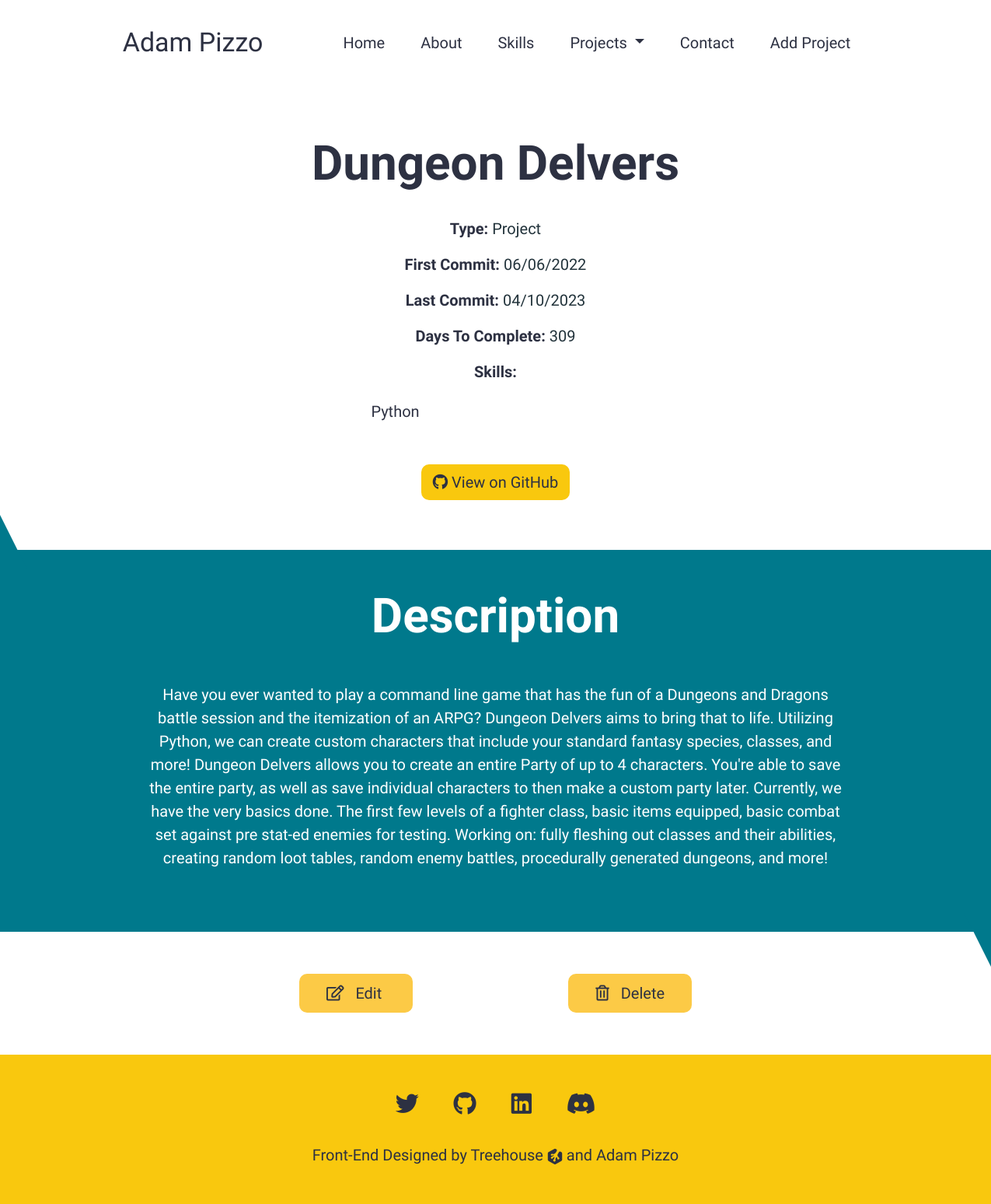
/projects/8, run on the app's committed database.
### models.py (models this page shows)
class Projects(db.Model):
    id = db.Column(db.Integer, primary_key=True)
    title = db.Column(db.String)
    type = db.Column(db.String)
    first_commit = db.Column(db.Date)
    last_commit = db.Column(db.Date)
    description = db.Column(db.Text)
    skills = db.Column(db.Text)
    url_to_project = db.Column(db.Text)

### app.py (the view)
@app.route('/projects/<id>')
def project_detail(id):
    project_df = Projects.query.order_by(Projects.last_commit.desc()).all()
    project = Projects.query.get_or_404(id)
    project.skills = project.skills.split(',')
    time_taken = (project.last_commit-project.first_commit) + timedelta(days=1)
    project.first_commit = project.first_commit.strftime('%m/%d/%Y')
    project.last_commit = project.last_commit.strftime('%m/%d/%Y')
    return render_template(
        'detail.html',
        project=project,
        project_df=project_df,
        time_taken=time_taken
    )

### templates/detail.html (shortened to what this page needs)
{% extends 'layout.html' %}
    {% block content %}
        <section class="header">
            <h2>{{ project.title }}</h2>
            <br>
            <p><span>Type: </span> {{ project.type }}</p>
            <p><span>First Commit: </span> {{ project.first_commit }} </p>
            <p><span>Last Commit: </span> {{ project.last_commit }} </p>
            <p><span>Days To Complete:</span> {{ time_taken.days }}</p>
            <p><span>Skills:</span></p>
            <ul class="project-skills">
                {% for skill in project.skills %}
                <li><a href="https://www.google.com/search?q={{items}}" target="_blank">{{ skill }}</a></li>
                {% endfor %}
            </ul>
            <a href="{{ project.url_to_project }}" class="github-btn">
                <i class="fab fa-github"></i>
                View on GitHub
            </a>
        </section>
        <section id="project-desc">
            <div id="triangle5"></div>
            <h2>Description</h2>
            <p>
                {{ project.description }}
            </p>
            <div id="triangle6"></div>
        </section>
        <section id="edit-delete">
            <a href="{{ url_for('edit_project', id=project.id)}}">
                <i class="fas fa-edit"></i>
                Edit
            </a>
            <a href="{{ url_for('delete_project', id=project.id)}}">
                <i class="far fa-trash-alt"></i>
                Delete
            </a>
        </section>
    {% endblock %}

### templates/layout.html (shortened to what this page needs)
<!DOCTYPE html>
<html lang="en">
    <head>
        <link rel="stylesheet" href="https://cdnjs.cloudflare.com/ajax/libs/font-awesome/5.15.3/css/all.min.css">
        <link href="https://cdn.jsdelivr.net/npm/bootstrap@5.1.3/dist/css/bootstrap.min.css" rel="stylesheet">
        <link rel="stylesheet" href="/static/css/styles.css">
    </head>
    <body class="d-flex flex-column justify-content-between align-items-stretch min-vh-100">
        <section class="navigation align-self-center">
            <nav class="navbar navbar-expand-lg flex-grow-0">
                <div class="container-fluid">
                    <a class="navbar-brand" href="{{ url_for('index') }}">Adam Pizzo</a>
                    <div class="collapse navbar-collapse" id="navbarContent">
                        <ul class="navbar-nav me-auto mb-2 mb-lg-0">
                        <li class="nav-item">
                            <a class="nav-link" aria-current="page" href="{{ url_for('index') }}">Home</a>
                        </li>
                        <li class="nav-item">
                            <a class="nav-link" href="{{ url_for('about') }}">About</a>
                        </li>
                        <li class="nav-item">
                            <a class="nav-link" href="/#skills">Skills</a>
                        </li>
                        <li class="nav-item dropdown">
                            <a class="nav-link dropdown-toggle" href="#" id="navbarDropdown" role="button" data-bs-toggle="dropdown" aria-expanded="false">
                            Projects
                            </a>
                        </li>
                        <li class="nav-item">
                            <a class="nav-link" href="/#contact">Contact</a>
                        </li>
                        <li class="nav-item">
                            <a class="nav-link" href="{{ url_for('create_project') }}">Add Project</a>
                        </li>
                        </ul>
                    </div>
                </div>
            </nav>
        </section>
        {% block content %}
        {% endblock %}
        <section class="footer mt-auto">
            <div class="socials">
                <a href="https://twitter.com/I_Went">
                    <i class="fab fa-twitter"></i>
                </a>
                <a href="https://github.com/adampizzo">
                    <i class="fab fa-github"></i>
                </a>
                <a href="https://www.linkedin.com/in/adampizzo/">
                    <i class="fab fa-linkedin"></i>
                </a>
                <a href="https://discordapp.com/users/Atlas#9083" target="_blank">
                    <i class="fab fa-discord"></i>
                </a>
            </div>
            <div class="treehouse">
                <p>
                    Front-End Designed by
                    <a href="https://teamtreehouse.com">
                        Treehouse
                    </a>
                    <a href="https://github.com/adampizzo">and Adam Pizzo</a>
                </p>
            </div>
        </section>
    </body>
</html>

### static/css/styles.css (style rules this page uses)
:root { --primary-text: #2d3142; --secondary-text: #22333B; --primary: #f9c80e; --secondary: #00798c; --accent: #fcca46; --white: #fff; --primary-font: 'Be Vietnam Pro', 'Roboto', Arial, Helvetica, sans-serif; --headings-1-font: 'Permanent Marker', 'Roboto', Arial, Helvetica, sans-serif; --headings-2-font: 'Rokkitt', 'Lucida Handwriting', 'Apple Chancery', cursive; --headings-3-font: 'Oswald','Roboto', Arial, Helvetica, serif; --label-font: 'Rokkitt','Roboto', Arial, Helvetica, serif; --brand-font: 'Homemade Apple', 'Lucida Handwriting', 'Apple Chancery', cursive; --li-font: 'PT Sans Narrow', 'Roboto', Arial, Helvetica, sans-serif; }
* { font-family: var(--primary-font); color: var(--primary-text); text-align: center; }
p, li, a { font-size: 20px; }
h2 { font-size: 30px; font-weight: bold; font-family: var(--headings-2-font); }
body { overflow-x: hidden; }
nav { margin-top: 1rem; }
.navigation { width: 100%; }
.navbar-brand { color: var(--primary-text); font-size: 20px; font-family: var(--brand-font); }
.nav-item a { color: var(--primary-text); font-size: 20px; }
.header { margin-left: 5%; margin-right: 5%; margin-top: 5rem; text-align: center; }
.header p { font-size: 20px; color: var(--secondary-text); }
.header .github-btn { display: inline-block; margin-top: 2rem; margin-bottom: 4rem; }
.header .project-skills { list-style: none; margin: auto; line-height: 40px; max-width: 250px; margin-bottom: 1rem; }
.project-skills { padding-left: 0; text-align: center; }
.header .project-skills li { text-align: center; }
.header .project-skills li::before { content: '\FE61'; position: absolute; left: -20px; }
.project-skills > li > a, #skills ul li a { text-decoration: none; color: var(--primary-font) }
.header p > span { font-weight: bold; }
#project-desc *, #projects * { color: var(--white); }
.github-btn { border-radius: 10px; background-color: var(--primary); padding: 8px 15px; color: var(--primary-text) !important; text-decoration: none; }
.github-btn i { color: var(--primary-text) !important; }
.footer { width: 100%; background-color: var(--primary); text-align: center; padding-bottom: 2rem; }
.footer i, .footer p, .footer a { color: var(--primary-text); text-decoration: none; }
.footer .socials { padding-top: 3rem; margin-bottom: 2rem; }
.footer .socials i { font-size: 30px; padding: 0 10px; }
.footer svg { height: 20px; width: 20px; }
#project-desc { background-color: var(--secondary); position: relative; text-align: center; padding-right: 5%; padding-left: 5%; }
#triangle5 { width: 0; height: 0; border-left: 50px solid transparent; border-right: 50px solid transparent; border-bottom: 100px solid var(--secondary); position: absolute; top: -75px; left: -65px; }
#project-desc h2 { padding-top: 3rem; margin-bottom: 3rem; }
#project-desc p { text-align: center; padding-bottom: 4rem; }
#triangle6 { width: 0; height: 0; border-left: 50px solid transparent; border-right: 50px solid transparent; border-top: 100px solid var(--secondary); position: absolute; bottom: -75px; right: -65px; }
#edit-delete { padding-top: 4rem; padding-bottom: 4rem; text-align: center; }
#edit-delete a { background-color: var(--accent); border-radius: 10px; color: var(--primary-text); padding: 13px 35px; text-decoration: none; }
#edit-delete a:first-of-type { margin-right: 20px; }
#edit-delete a i { color: var(--primary-text); margin-right: 10px; font-weight: normal; }
@media (min-width: 992px) { h2 { font-size: 62px; } }
@media (min-width: 992px) { .navigation { width: auto; } }
@media (min-width: 992px) { .navigation .navbar-brand { margin-right: 5rem; font-size: 34px; } }
@media (min-width: 992px) { .navigation .nav-item { padding-left: 5px; padding-right: 5px; } }
@media (min-width: 992px) { .footer .socials i { padding: 0 20px; } }
@media (min-width: 992px) { #project-desc { padding-right: 15%; padding-left: 15%; } }
@media (min-width: 1200px) { .navigation .nav-item { padding-left: 15px; padding-right: 15px; } }
@media (min-width: 1200px) { .header .project-skills { -webkit-column-count: 2; -moz-column-count: 2; column-count: 2; max-width: 500px; } }
@media (min-width: 1200px) { #edit-delete a:first-of-type { margin-right: 200px; } }

### data on the page
Projects: title "Dungeon Delvers", type "Project", first_commit "06/06/2022", last_commit "04/10/2023", skills "Python", description "Have you ever wanted to play a command line game that has the fun of a Dungeons and Dragons battle session and the itemization of an ARPG? Dungeon Delvers aims to bring that to life. Utilizing Python, we can create custom characters that include your standard fantasy species, classes, and more! Dungeon Delvers allows you to create an entire Party of up to 4 characters. You're able to save the entire party, as well as save individual characters to then make a custom party later. Currently, we have the very basics done. The first few levels of a fighter class, basic items equipped, basic combat set against pre stat-ed enemies for testing. Working on: fully fleshing out classes and their…"

### other printed values
{{ time_taken.days }} "309"
